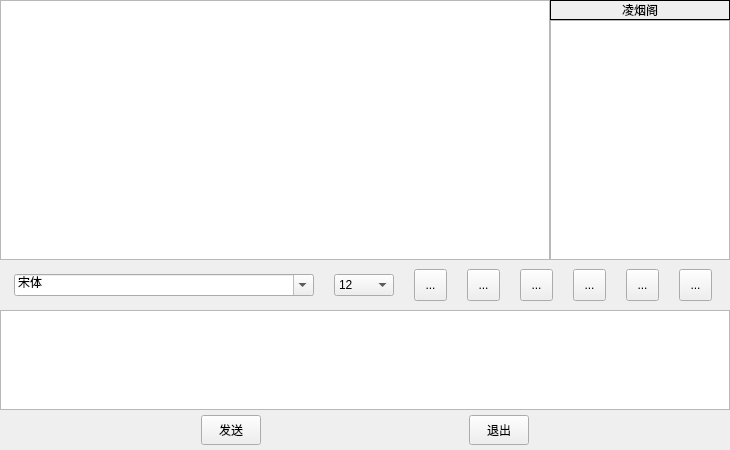
<?xml version="1.0" encoding="UTF-8"?>
<ui version="4.0">
 <class>groupChatting</class>
 <widget class="QWidget" name="groupChatting">
  <property name="geometry">
   <rect>
    <x>0</x>
    <y>0</y>
    <width>730</width>
    <height>450</height>
   </rect>
  </property>
  <property name="windowTitle">
   <string>Form</string>
  </property>
  <widget class="QWidget" name="widget_2" native="true">
   <property name="geometry">
    <rect>
     <x>0</x>
     <y>260</y>
     <width>730</width>
     <height>50</height>
    </rect>
   </property>
   <layout class="QHBoxLayout" name="horizontalLayout_3">
    <item>
     <widget class="QFontComboBox" name="fontComboBox">
      <property name="maximumSize">
       <size>
        <width>300</width>
        <height>16777215</height>
       </size>
      </property>
      <property name="currentText">
       <string>宋体</string>
      </property>
     </widget>
    </item>
    <item>
     <widget class="QComboBox" name="comboBox_2">
      <property name="minimumSize">
       <size>
        <width>60</width>
        <height>0</height>
       </size>
      </property>
      <property name="maximumSize">
       <size>
        <width>60</width>
        <height>16777215</height>
       </size>
      </property>
      <property name="currentIndex">
       <number>4</number>
      </property>
      <item>
       <property name="text">
        <string>8</string>
       </property>
      </item>
      <item>
       <property name="text">
        <string>9</string>
       </property>
      </item>
      <item>
       <property name="text">
        <string>10</string>
       </property>
      </item>
      <item>
       <property name="text">
        <string>11</string>
       </property>
      </item>
      <item>
       <property name="text">
        <string>12</string>
       </property>
      </item>
      <item>
       <property name="text">
        <string>13</string>
       </property>
      </item>
      <item>
       <property name="text">
        <string>14</string>
       </property>
      </item>
      <item>
       <property name="text">
        <string>15</string>
       </property>
      </item>
      <item>
       <property name="text">
        <string>16</string>
       </property>
      </item>
      <item>
       <property name="text">
        <string>17</string>
       </property>
      </item>
      <item>
       <property name="text">
        <string>18</string>
       </property>
      </item>
      <item>
       <property name="text">
        <string>19</string>
       </property>
      </item>
      <item>
       <property name="text">
        <string>20</string>
       </property>
      </item>
      <item>
       <property name="text">
        <string>21</string>
       </property>
      </item>
      <item>
       <property name="text">
        <string>22</string>
       </property>
      </item>
     </widget>
    </item>
    <item>
     <widget class="QToolButton" name="boldBtn">
      <property name="minimumSize">
       <size>
        <width>33</width>
        <height>32</height>
       </size>
      </property>
      <property name="text">
       <string>...</string>
      </property>
      <property name="icon">
       <iconset resource="res.qrc">
        <normaloff>:/picture/bold.jpg</normaloff>:/picture/bold.jpg</iconset>
      </property>
      <property name="iconSize">
       <size>
        <width>26</width>
        <height>26</height>
       </size>
      </property>
      <property name="checkable">
       <bool>true</bool>
      </property>
     </widget>
    </item>
    <item>
     <widget class="QToolButton" name="slopeBtn">
      <property name="minimumSize">
       <size>
        <width>33</width>
        <height>32</height>
       </size>
      </property>
      <property name="toolTip">
       <string>倾斜</string>
      </property>
      <property name="text">
       <string>...</string>
      </property>
      <property name="icon">
       <iconset resource="res.qrc">
        <normaloff>:/picture/slope.jpg</normaloff>:/picture/slope.jpg</iconset>
      </property>
      <property name="iconSize">
       <size>
        <width>26</width>
        <height>26</height>
       </size>
      </property>
      <property name="checkable">
       <bool>true</bool>
      </property>
     </widget>
    </item>
    <item>
     <widget class="QToolButton" name="underlineBtn">
      <property name="minimumSize">
       <size>
        <width>33</width>
        <height>32</height>
       </size>
      </property>
      <property name="toolTip">
       <string>下划线</string>
      </property>
      <property name="text">
       <string>...</string>
      </property>
      <property name="icon">
       <iconset resource="res.qrc">
        <normaloff>:/picture/underline1.jpg</normaloff>:/picture/underline1.jpg</iconset>
      </property>
      <property name="iconSize">
       <size>
        <width>26</width>
        <height>26</height>
       </size>
      </property>
      <property name="checkable">
       <bool>true</bool>
      </property>
     </widget>
    </item>
    <item>
     <widget class="QToolButton" name="setColorBtn">
      <property name="minimumSize">
       <size>
        <width>33</width>
        <height>32</height>
       </size>
      </property>
      <property name="toolTip">
       <string>更改字体颜色</string>
      </property>
      <property name="text">
       <string>...</string>
      </property>
      <property name="icon">
       <iconset resource="res.qrc">
        <normaloff>:/picture/setColor.jpg</normaloff>:/picture/setColor.jpg</iconset>
      </property>
      <property name="iconSize">
       <size>
        <width>26</width>
        <height>26</height>
       </size>
      </property>
     </widget>
    </item>
    <item>
     <widget class="QToolButton" name="preserveBtn">
      <property name="minimumSize">
       <size>
        <width>33</width>
        <height>32</height>
       </size>
      </property>
      <property name="toolTip">
       <string>保存聊天记录</string>
      </property>
      <property name="text">
       <string>...</string>
      </property>
      <property name="icon">
       <iconset resource="res.qrc">
        <normaloff>:/picture/preserve.jpg</normaloff>:/picture/preserve.jpg</iconset>
      </property>
      <property name="iconSize">
       <size>
        <width>26</width>
        <height>26</height>
       </size>
      </property>
     </widget>
    </item>
    <item>
     <widget class="QToolButton" name="clearBtn">
      <property name="minimumSize">
       <size>
        <width>33</width>
        <height>32</height>
       </size>
      </property>
      <property name="toolTip">
       <string>清空聊天记录</string>
      </property>
      <property name="text">
       <string>...</string>
      </property>
      <property name="icon">
       <iconset>
        <normalon>:/picture/clear.jpg</normalon>
       </iconset>
      </property>
      <property name="iconSize">
       <size>
        <width>26</width>
        <height>26</height>
       </size>
      </property>
     </widget>
    </item>
   </layout>
  </widget>
  <widget class="QTextEdit" name="textEdit">
   <property name="geometry">
    <rect>
     <x>0</x>
     <y>310</y>
     <width>730</width>
     <height>100</height>
    </rect>
   </property>
   <property name="toolTip">
    <string>加粗</string>
   </property>
  </widget>
  <widget class="QWidget" name="widget" native="true">
   <property name="geometry">
    <rect>
     <x>0</x>
     <y>410</y>
     <width>730</width>
     <height>40</height>
    </rect>
   </property>
   <layout class="QHBoxLayout" name="horizontalLayout_4">
    <item>
     <spacer name="horizontalSpacer_4">
      <property name="orientation">
       <enum>Qt::Horizontal</enum>
      </property>
      <property name="sizeHint" stdset="0">
       <size>
        <width>40</width>
        <height>20</height>
       </size>
      </property>
     </spacer>
    </item>
    <item>
     <widget class="QPushButton" name="sendBtn">
      <property name="maximumSize">
       <size>
        <width>60</width>
        <height>30</height>
       </size>
      </property>
      <property name="text">
       <string>发送</string>
      </property>
     </widget>
    </item>
    <item>
     <spacer name="horizontalSpacer_5">
      <property name="orientation">
       <enum>Qt::Horizontal</enum>
      </property>
      <property name="sizeHint" stdset="0">
       <size>
        <width>40</width>
        <height>20</height>
       </size>
      </property>
     </spacer>
    </item>
    <item>
     <widget class="QPushButton" name="exitBtn">
      <property name="maximumSize">
       <size>
        <width>60</width>
        <height>30</height>
       </size>
      </property>
      <property name="text">
       <string>退出</string>
      </property>
     </widget>
    </item>
    <item>
     <spacer name="horizontalSpacer_6">
      <property name="orientation">
       <enum>Qt::Horizontal</enum>
      </property>
      <property name="sizeHint" stdset="0">
       <size>
        <width>40</width>
        <height>20</height>
       </size>
      </property>
     </spacer>
    </item>
   </layout>
  </widget>
  <widget class="QTextBrowser" name="textBrowser">
   <property name="geometry">
    <rect>
     <x>0</x>
     <y>0</y>
     <width>550</width>
     <height>260</height>
    </rect>
   </property>
  </widget>
  <widget class="QTableWidget" name="tableWidget">
   <property name="geometry">
    <rect>
     <x>550</x>
     <y>20</y>
     <width>180</width>
     <height>240</height>
    </rect>
   </property>
   <property name="showGrid">
    <bool>true</bool>
   </property>
  </widget>
  <widget class="QLabel" name="gName">
   <property name="geometry">
    <rect>
     <x>550</x>
     <y>0</y>
     <width>180</width>
     <height>20</height>
    </rect>
   </property>
   <property name="frameShape">
    <enum>QFrame::Panel</enum>
   </property>
   <property name="text">
    <string>凌烟阁</string>
   </property>
   <property name="alignment">
    <set>Qt::AlignCenter</set>
   </property>
  </widget>
 </widget>
 <resources>
  <include location="res.qrc"/>
 </resources>
 <connections/>
</ui>
